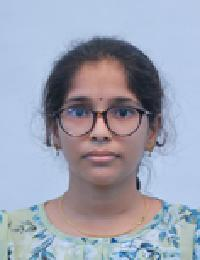
#> input picture data/reference_images/23C11A0565.jpeg, 200 x 260 px
$ python -i anti_spoof.py   (imports and definitions only)   (older library calls are emulated)
#> lines starting #> are read from the running program, lines starting #| are printed output that depends on the picture; after the words box and inside, x2 and y2 are one past the last pixel; in counts of white or black regions, pixels touching at a corner belong together
### src/utils/config_loader.py
"""
config_loader.py
────────────────
Load and validate the YAML master config.  All other modules import
cfg from here so there is a single source of truth.
"""

import os
from pathlib import Path
import yaml


_DEFAULT_CONFIG = Path(__file__).parents[2] / "configs" / "config.yaml"


def load_config(path: str | Path = _DEFAULT_CONFIG) -> dict:
    """Load YAML config and resolve relative paths to absolute paths."""
    path = Path(path)
    if not path.exists():
        raise FileNotFoundError(f"Config not found: {path}")

    with open(path) as f:
        cfg = yaml.safe_load(f)

    # resolve all path entries relative to project root
    project_root = path.parents[1]
    _resolve_paths(cfg.get("paths", {}), project_root)
    _resolve_path_key(cfg.get("database", {}), "path", project_root)
    _resolve_path_key(cfg.get("database", {}), "faiss_index", project_root)

    return cfg


def _resolve_paths(paths_dict: dict, root: Path) -> None:
    for key, val in paths_dict.items():
        if isinstance(val, str) and not os.path.isabs(val):
            paths_dict[key] = str(root / val)


def _resolve_path_key(d: dict, key: str, root: Path) -> None:
    if key in d and not os.path.isabs(d[key]):
        d[key] = str(root / d[key])


# module-level singleton — import with:  from src.utils.config_loader import cfg
cfg = load_config()
#> `picture = cv2.imread('../../data/reference_images/23C11A0565.jpeg', cv..`:
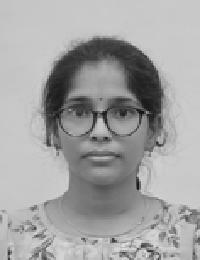
#> picture: shape (260, 200); min 8, max 240, mean 162.8


# [3 lines that do not run on import are left out]

### src/inference/anti_spoof.py
"""
anti_spoof.py
─────────────
Lightweight anti-spoofing / liveness detection using texture analysis.

This module does NOT modify the face detection or recognition pipeline.
It acts as a pre-gate: after a face is detected but before attendance is logged,
we check if the face appears to be from a live person vs a printed photo/screen.

Methods used:
  1. LBP (Local Binary Pattern) variance — real faces have richer micro-texture
  2. FFT (Fast Fourier Transform) high-freq energy — printed photos lack fine detail
  3. Color channel statistics — screens/prints have different color distributions

Returns a liveness_score between 0.0 (likely spoof) and 1.0 (likely live).
Threshold of 0.4 recommended for gating.

Usage:
    from src.inference.anti_spoof import check_liveness
    score = check_liveness(face_crop_bgr)
    if score > 0.4:
        # proceed with attendance logging
"""

import numpy as np
import cv2
from src.utils.logger import log


# ── LBP Texture Analysis ────────────────────────────────────────────

# [149 lines left out: functions _compute_lbp_score, _compute_lbp_score_fast, _compute_fft_score, _compute_color_score, not called in this run]


# ── Moiré Pattern Detection ─────────────────────────────────────────

def _compute_moire_score(gray: np.ndarray) -> float:
    """
    Detect moiré patterns that appear when photographing screens.
    Screens produce periodic interference patterns visible in FFT.
    """
    if gray.shape[0] < 32 or gray.shape[1] < 32:
        return 0.8  # assume real if too small to analyze

    gray_resized = cv2.resize(gray, (128, 128)).astype(np.float64)
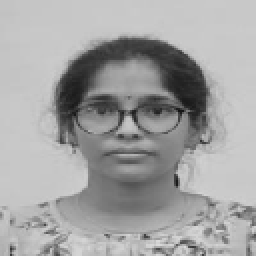
#> gray_resized: shape (128, 128) float64 (shown 2 times larger); min 18, max 218, mean 162.7

    # Laplacian to emphasize periodic patterns
    laplacian = cv2.Laplacian(gray_resized, cv2.CV_64F)
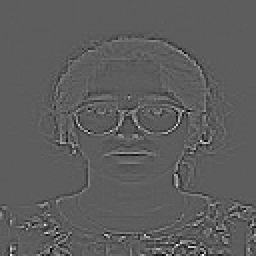
#> laplacian: shape (128, 128) float64 (shown 2 times larger); min -177, max 306, mean 0; drawn with min black and max white
    lap_var = np.var(laplacian)
#> lap_var = 723.1

    # FFT of laplacian — look for periodic spikes
    f = np.fft.fft2(laplacian)
    f_shift = np.fft.fftshift(f)
    magnitude = np.abs(f_shift)
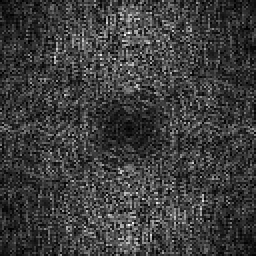
#> magnitude: shape (128, 128) float64 (shown 2 times larger); min 9.39, max 12295, mean 2964.5; drawn with min black and max white

    # Remove DC component
    cy, cx = 64, 64
    magnitude[cy-2:cy+3, cx-2:cx+3] = 0
#> magnitude: shape (128, 128) float64; 0.15% of pixels changed, all inside (x1, y1, x2, y2) = (62, 62, 67, 67)

    # Check for unusual peaks (moiré creates isolated spikes)
    mean_mag = np.mean(magnitude)
#> mean_mag = 2963
    max_mag = np.max(magnitude)
#> max_mag = 12295

    if mean_mag == 0:
        return 0.8

    peak_ratio = max_mag / mean_mag
#> peak_ratio = 4.15

    # High peak ratio = likely moiré = likely screen capture
    # Normal range: 5-15 for real, 20+ for screen
    score = np.clip(1.0 - (peak_ratio - 10.0) / 30.0, 0.0, 1.0)
#> score = 1
    return float(score)


# ── Main API ─────────────────────────────────────────────────────────

# [67 lines left out: functions check_liveness, get_liveness_details, not called in this run]

>>> import cv2
>>> picture = cv2.imread('../../data/reference_images/23C11A0565.jpeg', cv2.IMREAD_GRAYSCALE)
>>> result = _compute_moire_score(picture)
#> result = 1

$ run again, on data/reference_images/23C11A0566.jpeg
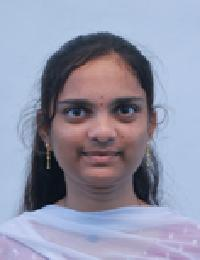
#> input picture data/reference_images/23C11A0566.jpeg, 200 x 260 px
#> in _compute_moire_score, `laplacian = cv2.Laplacian(gray_resized, cv2.CV_64F)`:
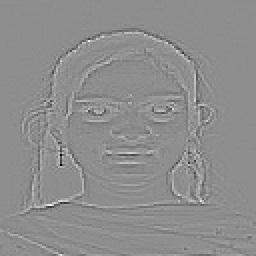
#> laplacian: shape (128, 128) float64 (shown 2 times larger); min -248, max 197, mean 0; drawn with min black and max white
#> lap_var = 378.4
#> in _compute_moire_score, `magnitude = np.abs(f_shift)`:
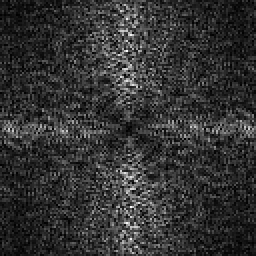
#> magnitude: shape (128, 128) float64 (shown 2 times larger); min 30.09, max 10247.9, mean 2085.8; drawn with min black and max white
#> mean_mag = 2084.4
#> max_mag = 10247.9
#> peak_ratio = 4.92
#> score = 1

$ run again, on data/reference_images/23C11A0567.jpeg
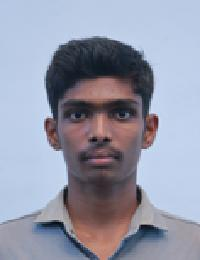
#> input picture data/reference_images/23C11A0567.jpeg, 200 x 260 px
#> in _compute_moire_score, `laplacian = cv2.Laplacian(gray_resized, cv2.CV_64F)`:
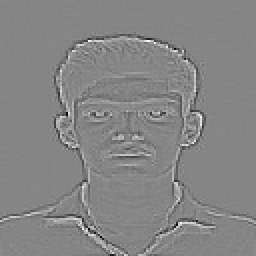
#> laplacian: shape (128, 128) float64 (shown 2 times larger); min -184, max 167, mean 0; drawn with min black and max white
#> lap_var = 397.4
#> in _compute_moire_score, `magnitude = np.abs(f_shift)`:
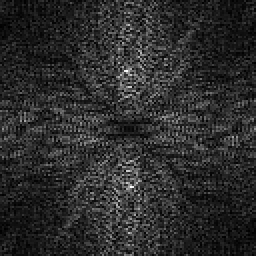
#> magnitude: shape (128, 128) float64 (shown 2 times larger); min 18.04, max 12230.8, mean 2137; drawn with min black and max white
#> mean_mag = 2135.4
#> max_mag = 12230.8
#> peak_ratio = 5.73
#> score = 1

$ run again, on data/reference_images/23C11A0568.jpeg
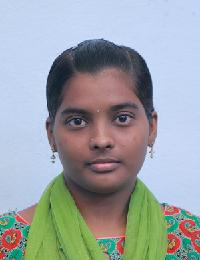
#> input picture data/reference_images/23C11A0568.jpeg, 200 x 260 px
#> in _compute_moire_score, `laplacian = cv2.Laplacian(gray_resized, cv2.CV_64F)`:
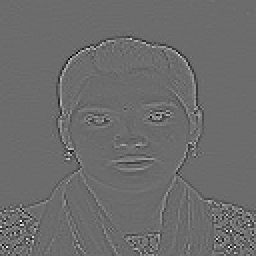
#> laplacian: shape (128, 128) float64 (shown 2 times larger); min -272, max 369, mean 0; drawn with min black and max white
#> lap_var = 1064.6
#> in _compute_moire_score, `magnitude = np.abs(f_shift)`:
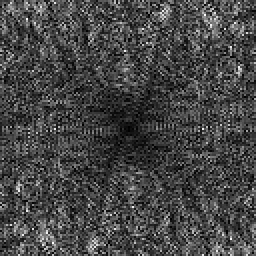
#> magnitude: shape (128, 128) float64 (shown 2 times larger); min 81.51, max 13041.7, mean 3663.8; drawn with min black and max white
#> mean_mag = 3662.6
#> max_mag = 13041.7
#> peak_ratio = 3.56
#> score = 1
